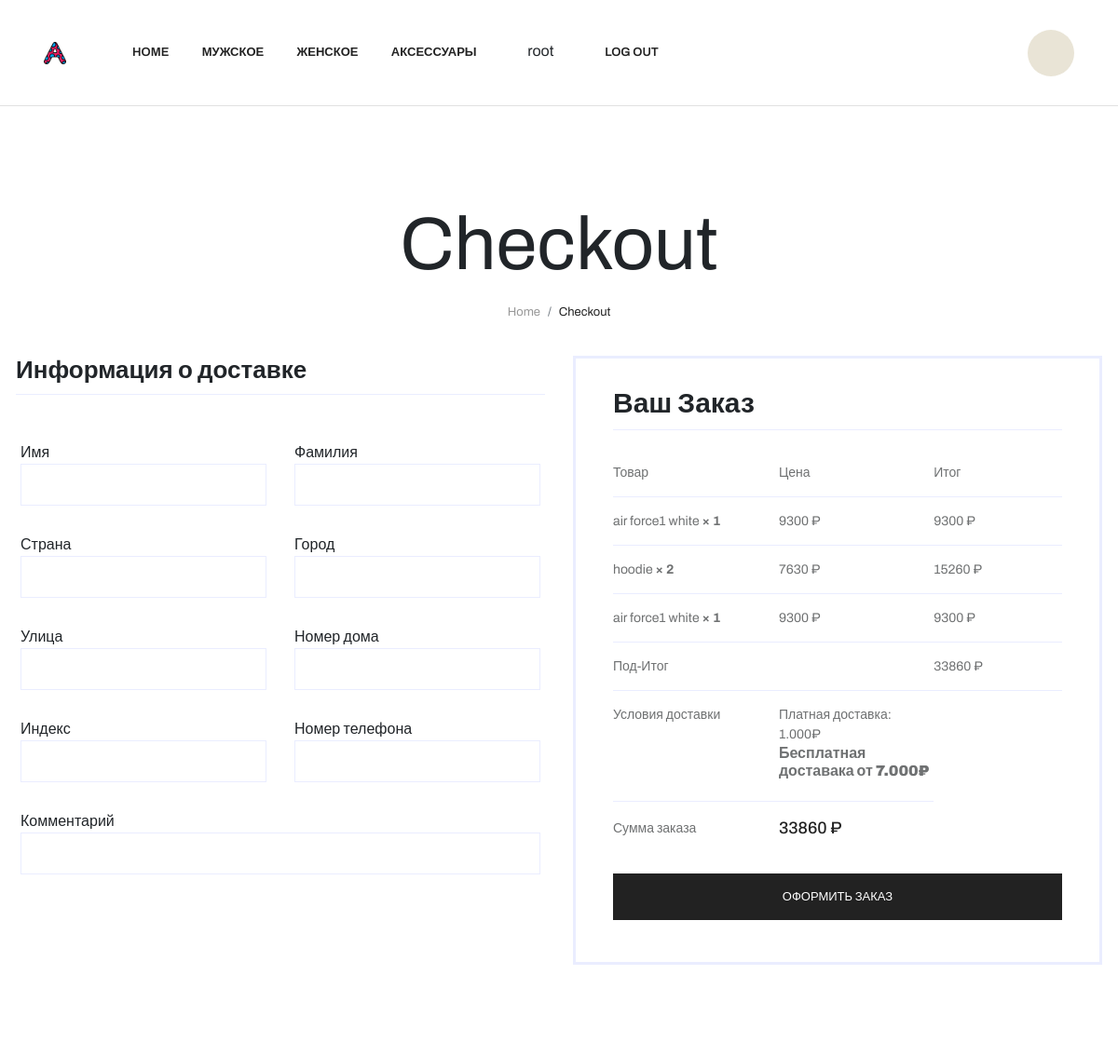
Before: /shop/checkout (signed in, upper part) with the older database file.
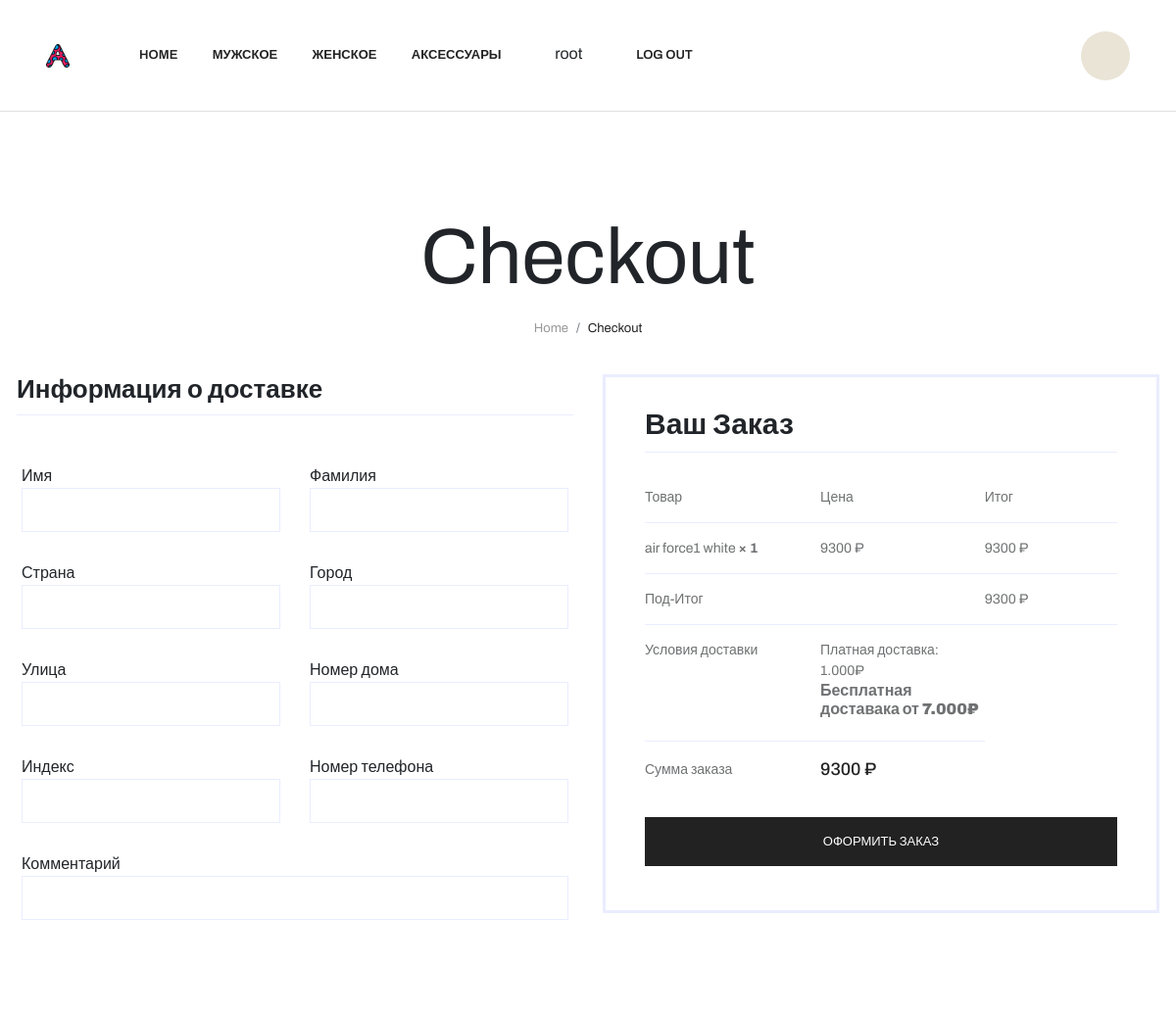
After: the same page with the newer database file.
### shop/models.py (models this page shows, shortened)
class OrderItem(models.Model):
    order = models.ForeignKey(Order, on_delete=models.CASCADE)
    product = models.ForeignKey(Product, on_delete=models.PROTECT)
    quantity = models.PositiveIntegerField(default=1)
    price = models.DecimalField(max_digits=20, decimal_places=0)
    size = models.CharField(max_length=10, default='')
    class Meta:
        ordering = ['pk']
    def __str__(self):
        return f'{self.product}' #��� ��� self.price
    @property
    def amount(self):
        return self.quantity * self.price

class Product(models.Model):
    name = models.CharField(max_length=255, verbose_name='product_name', blank=True, null=True)
    code = models.CharField(max_length=255, verbose_name='product_code', blank=True, null=True)
    category = models.CharField(max_length=255, choices=CATEGORY_CHOICE, default='shoes', verbose_name='product_category')
    product_type = models.CharField(max_length=255, choices=PRODUCT_TYPE_CHOICE, default='sneakers', verbose_name='product_type')
    brand = models.CharField(max_length=255, choices=BRAND_CHOICE, default='Nike', verbose_name='product_brand')
    gender = models.CharField(max_length=25, choices=GENDER_CHOICE, default='male', verbose_name='product_gender')
    price = models.DecimalField(max_digits=20, decimal_places=0, blank=True, null=True)
    old_price = models.DecimalField(max_digits=20, decimal_places=0, blank=True, null=True)
    image = models.ImageField(upload_to='shop/images', blank=True, null=True)
    image2 = models.ImageField(upload_to='shop/images', blank=True, null=True)
    image3 = models.ImageField(upload_to='shop/images', blank=True, null=True)
    image4 = models.ImageField(upload_to='shop/images', blank=True, null=True)
    image5 = models.ImageField(upload_to='shop/images', blank=True, null=True)
    note = models.TextField(blank=True, null=True)#comment
    class Meta:
        ordering = ['pk']
    def __str__(self):
        return f'{self.name}' # ��� ��� self.price

class Order(models.Model):
    STATUS_CART = 'cart'
    STATUS_WAITING_FOR_PAYMENT = 'waiting_for_payment'
    STATUS_PAID = 'paid'
    STATUS_CHOICES = [
        (STATUS_CART, 'cart'),
        (STATUS_WAITING_FOR_PAYMENT, 'waiting_for_payment'),
        (STATUS_PAID, 'paid')
    ]
    user = models.ForeignKey(User, on_delete=models.CASCADE)
    status = models.CharField(max_length=32, choices=STATUS_CHOICES, default=STATUS_CART)
    amount = models.DecimalField(max_digits=20, decimal_places=0, blank=True, null=True)
    delivery = models.DecimalField(max_digits=20, decimal_places=0, blank=True, null=True)
    total = models.DecimalField(max_digits=20, decimal_places=0, blank=True, null=True)
    creation_time = models.DateTimeField(auto_now_add=True)
    payment = models.ForeignKey(Payment, on_delete=models.PROTECT, blank=True, null=True)
    comment = models.TextField(blank=True, null=True)
    class Meta:
        ordering = ['pk']
    @property
    def total(self):
        return self.amount + self.delivery
    @staticmethod
    def get_cart(user: User):
        cart = Order.objects.filter(user=user,
                                    status=Order.STATUS_CART
                                    ).first()
        if cart and (timezone.now() - cart.creation_time).days > 7:
            cart.delete()
            cart = None
        if not cart:
            cart = Order.objects.create(user=user,
                                        status=Order.STATUS_CART,
                                        amount=0)
        return cart

### shop/views.py (the view, shortened to what this page needs)
# urls.py: path("checkout", views.checkout, name="shop/checkout"),
def checkout(request):
    if request.method == 'GET':
        form = CheckoutForm()
        cart = Order.get_cart(request.user)
        items = cart.orderitem_set.all()
        context = {
            'form': form,
            'cart': cart,
            'items': items,
        }
    else:
        return HttpResponse('Error in form')
    return render(request, "shop/checkout.html", context=context)

### shop/forms.py
class CheckoutForm(forms.Form):
    first_name = forms.CharField(label='first_name', required=True)
    last_name = forms.CharField(label='last_name', required=True)
    country = forms.CharField(label='country', required=True)
    city = forms.CharField(label='city', required=True)
    street = forms.CharField(label='street', required=True)
    home_number = forms.CharField(label='home_number', required=True)
    zip = forms.CharField(label='zip', required=True)
    phone = forms.CharField(label='phone', required=True)
    comment = forms.CharField(label='comment', required=False)

### templates/shop/checkout.html (shortened to what the changed rows need)
{% load static %}
<!doctype html>
<html class="no-js" lang="zxx">
<head>
       <link rel="stylesheet" href="{% static '/css/preloader.css' %}">
       <link rel="stylesheet" href="{% static '/css/owl.carousel.min.css' %}">
       <link rel="stylesheet" href="{% static '/css/animate.min.css' %}">
       <link rel="stylesheet" href="{% static '/css/magnific-popup.css' %}">
       <link rel="stylesheet" href="{% static '/css/meanmenu.css' %}">
       <link rel="stylesheet" href="{% static '/css/animate.min.css' %}">
       <link rel="stylesheet" href="{% static '/css/slick.css' %}">
       <link rel="stylesheet" href="{% static '/css/bootstrap.min.css' %}">
       <link rel="stylesheet" href="{% static '/css/fontawesome-all.min.css' %}">
       <link rel="stylesheet" href="{% static '/css/themify-icons.css' %}">
       <link rel="stylesheet" href="{% static '/css/nice-select.css' %}">
       <link rel="stylesheet" href="{% static '/css/ui-range-slider.css' %}">
       <link rel="stylesheet" href="{% static '/css/main.css' %}">
</head>
<body>
    <main>
         <section class="checkout-area pb-70">
               <div class="container">
                  <form method="post">
                     <div class="row">
                           <div class="col-lg-6">
                              <div class="your-order mb-30 ">
                                 <div class="your-order-table table-responsive">
                                       <table>
                                          <thead>
                                             <tr>
                                                   <th class="product-name">Товар</th>
                                                   <th class="product-price">Цена</th>
                                                   <th class="product-total">Итог</th>
                                             </tr>
                                          </thead>
                                          <tbody>
                                          {% for item in items %}
                                             <tr class="cart_item">
                                                   <td class="product-name">
                                                       {{ item }}<strong class="product-quantity"> × {{ item.quantity }}</strong>
                                                   </td>
                                                   <td class="product-price">
                                                       <span class="amount">{{ item.price }} ₽</span>
                                                   </td>
                                                   <td class="product-total">
                                                       <span class="amount">{{ item.amount }} ₽</span>
                                                   </td>
                                             </tr>
                                          {% endfor %}
                                          </tbody>
                                          <tfoot>
                                             <tr class="cart-subtotal">
                                                   <th>Под-Итог</th>
                                                   <td><span class="amount">{{ cart.amount }} ₽</span></td>
                                             </tr>
                                             <tr class="shipping">
                                                   <th>Условия доставки</th>
                                             </tr>
                                             <tr class="order-total">
                                                   <th>Сумма заказа</th>
                                                   <td>
                                                       <li><span>{{ cart.total }} ₽</span></li>
                                                   </td>
                                             </tr>
                                          </tfoot>
                                       </table>
                                 </div>
                              </div>
                           </div>
                     </div>
                  </form>
               </div>
         </section>
</main>
</body>
</html>

Changed rows visible on the page:
removed OrderItem: product.name "hoodie", quantity "2", price "7630", amount "15260"
removed OrderItem: product.name "air force1 white", quantity "1", price "9300", amount "9300"
changed Order: amount "33860" → "9300"; total "33860" → "9300"
